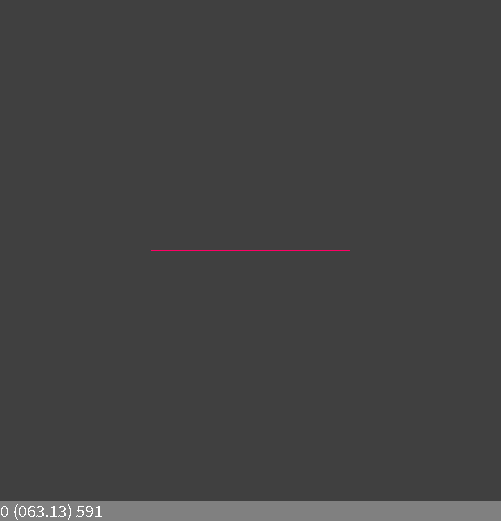
Frame 1 (no input)
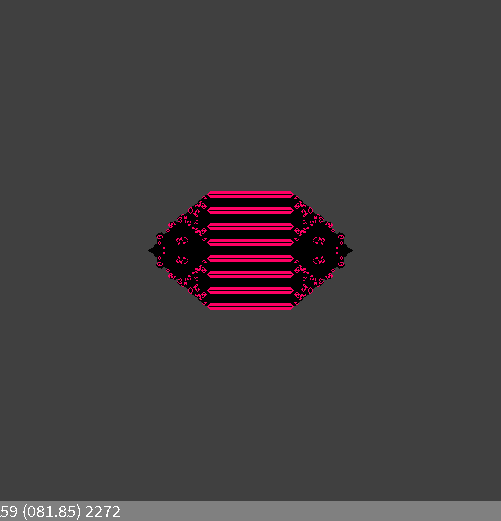
Frame 60 (the mouse pressed at the canvas centre just before this capture)
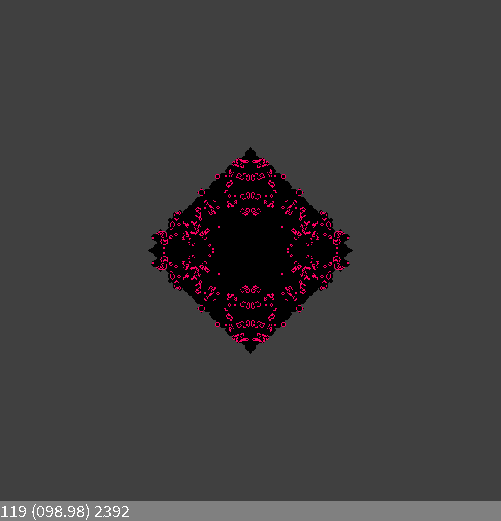
Frame 120 (the mouse held since frame 60 and released just before this capture)

The Processing sketch that drew these frames (run headless with seeded random() and noise(); from frame 60 on, the mouse is pressed at the canvas centre):

// Processing sketch: synchronic2Doflife
// ── synchronic2Doflife.pde
/// "Min-Opt-Max neighbors": Not too many neighbors, but not too few, but OPTIMAL!
/// TWO-dimensional, (A)SYNCHRONOUS, von Neumann/Moore, deterministic cellular automaton
//-///////////////////////////////////////////////////////////////////////////////////
// See 233 (Conways Game of Life) or 123 & 234 - much more "biological"

final int     WorldSide=501;  //How many cells do we want in one line?
final boolean sync=true;      //Synchronous or asynchronous update    !!!!!!!

final float   Dens=100.00;    //When >=1, symmetric horizontal line is created
final int     MinN=2;         //Minimal number of neighbors required
final int     OptN=3;         //The number of neighbors needed to revive the cell
final int     MaxN=3;         //Maximal number of neighbors required
final boolean withM=true;     //With Moore neighbors

final boolean traceVA=true; //virgin areas trace ON/OFF
int FR=100;

int[][] WorldOld=new int[WorldSide][WorldSide]; //We need two arrays for the old  
int[][] WorldNew=new int[WorldSide][WorldSide]; //and new state of the simulation

void setup()
{
  size(501,521);    //square window
  background(64);
  noSmooth();
  frameRate( FR>0 ? FR : Dens );  

  initialisation();
}

int t=0; // time is global

void draw() // modifies global t
{  
  if(sync)
  {
     visualisationSY(); //Visualisation for synchronous mode
     synchronicStep();
  } 
  else
  {
     visualisationAS(); //Visualisation for asynchronous mode
     stepMonteCarlo();
  }
   
  status(); //Status bar
  t++;      //The next generation/step/year
}

void status()
{
  fill(128);noStroke();
  rect(0,height-20,width,20);
 
  fill(255);textSize(18);textAlign(LEFT,BOTTOM);
  text(str(t)+" ("+ nf(frameRate,3,2) +") "+liveCounter,0,height);
}

void initialisation()
{
  if(Dens<1)
  {
   for(int i=0;i<WorldSide;i++) //Initialisation
    for(int j=0;j<WorldSide;j++)
    {
      if(!traceVA) 
          WorldNew[i][j]=-1; //Something different from any possible state
      
      if(random(1.0)<Dens)
        WorldOld[i][j]=1;
    }
  }
  else
  {  // Initialisation for testing an emergent properties of CA
     int off=-0;
     for(int j=1;j<int(Dens);j++)
     {
        WorldOld[off+WorldSide/2][off+WorldSide/2+j]=1;
        WorldOld[off+WorldSide/2][off+WorldSide/2-j]=1;
     }
     WorldOld[off+WorldSide/2][off+WorldSide/2]=1;
  }
}

void visualisationSY()
{
  for(int i=0;i<WorldSide;i++)
   for(int j=0;j<WorldSide;j++)
    if( WorldOld[i][j] != WorldNew[i][j] ) //now WorldNew have step-1 content!!!
    {
      if(WorldOld[i][j]>0) 
        stroke(255,0,100);
      else           
        stroke(0);
      point(j,i); //the horizontal dimension of the array is the SECOND index
    }
}

void visualisationAS()
{
  for(int i=0;i<WorldSide;i++)
   for(int j=0;j<WorldSide;j++)
    if(WorldNew[i][j] == -1 )
    {
      if(WorldOld[i][j]>0) stroke(255,0,100);
      else stroke(0);
      point(j,i); //the horizontal dimension of the array is the SECOND index
      WorldNew[i][j]=1; //READY
    }
}

int liveCounter=0; //The only statistics for the model so far

void synchronicStep() // uses global WorldOld,WorldNew
{
  liveCounter=0; //Reset the only statistic
  for(int i=0;i<WorldSide;i++) //Now the cellular automaton state change
  {
     // RULE: Not too many neighbors, not too few, but optimal
     int right = (i+1) % WorldSide;          
     int left  = (WorldSide+i-1) % WorldSide;
     
     for(int j=0;j<WorldSide;j++) 
     {
       int dw=(j+1) % WorldSide;   
       int up=(WorldSide+j-1) % WorldSide;
       
       int lives = (
                   WorldOld[left][j]+WorldOld[right][j]+WorldOld[i][up]+WorldOld[i][dw]
                   +(withM ? WorldOld[left][up]+WorldOld[right][up]+WorldOld[left][dw]+WorldOld[right][dw] : 0)
                   );
               
       if(WorldOld[i][j]==0)
         WorldNew[i][j]=(lives == OptN ? 1:0);
       else
         WorldNew[i][j]=(MinN <= lives && lives <=MaxN ? 1:0 ); //New state 
       
       if(WorldNew[i][j]>0) 
             liveCounter++; //Calculating the only statistic
     }
  }
   
  // Swap the arrays
  int[][] WorldTmp=WorldOld;
  WorldOld=WorldNew;
  WorldNew=WorldTmp;
}

void stepMonteCarlo() // uses global WorldOld,WorldNew
{
  liveCounter=0; // Reset the only statistic
  final int N=WorldSide*WorldSide;
  for(int a=0;a<N;a++)
  {
       int i=int(random(WorldSide)),j=int(random(WorldSide)); //draw the agent's indexes
       
       //Rule: "Min-Best-Max neighbors"
       int right = (i+1) % WorldSide;      
       int left  = (WorldSide+i-1) % WorldSide;
       int dw=(j+1) % WorldSide;   
       int up=(WorldSide+j-1) % WorldSide;
       
       int lives = ( //sum of living neighbors = sum of states of neighbors (states 0 and 1 only)
                 WorldOld[left][j]+WorldOld[right][j]+WorldOld[i][up]+WorldOld[i][dw]        
                 // corners:
                 + (withM ? WorldOld[left][up]+WorldOld[right][up]+WorldOld[left][dw]+WorldOld[right][dw]: 0 )
                 ); 
       
       // Implementation of the rule  
       int State=WorldOld[i][j];
       if(State==0)
           WorldOld[i][j]=(lives == OptN ? 1:0);
       else
           WorldOld[i][j]=(MinN <= lives && lives <=MaxN ? 1:0 ); //New state 
         
       if(State!=WorldOld[i][j]) 
           WorldNew[i][j]=-1; //Force painting changed points.
       
       if(WorldOld[i][j]>0) liveCounter++; //Calculating the only statistic
   }
}

/// @date 2026-06-16 ( → https://github.com/borkowsk/bookProcessingEN)
